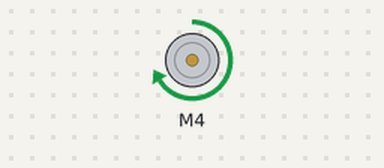
This sketch was run on a simulated Arduino Uno, built with avr-gcc and run on an emulated ATmega328P. Parts: DC motor (green arrow = forward, orange = backward, longer = faster).

Above: at 0.5 s.
At 2.15 s:
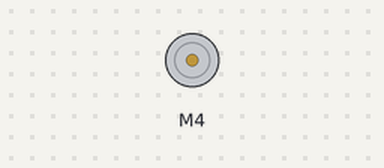
At 3.8 s:
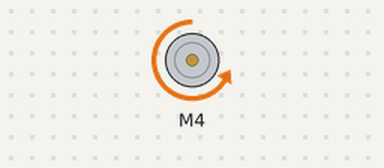
Timing chart, 0 to 5.1 s (numbered marks = the images above):
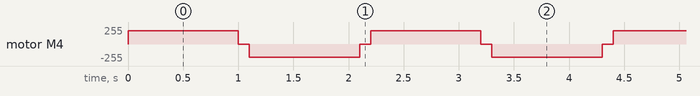

Measured:
- by itself, motor M4: repeats every 2.2 s: stopped 0.10 s, backward 200/255 1.0 s, stopped 0.10 s, forward 200/255 1.0 s

The sketch:

blink.ino
```cpp
#include <AFMotor.h>
AF_DCMotor motor(4);
void setup() {

}

void loop() {
  motor.setSpeed(200);
motor.run(FORWARD);
delay(1000);
motor.run(RELEASE);
delay(100);
motor.run(BACKWARD);
delay(1000);
motor.run(RELEASE);
delay(100);
}
```
